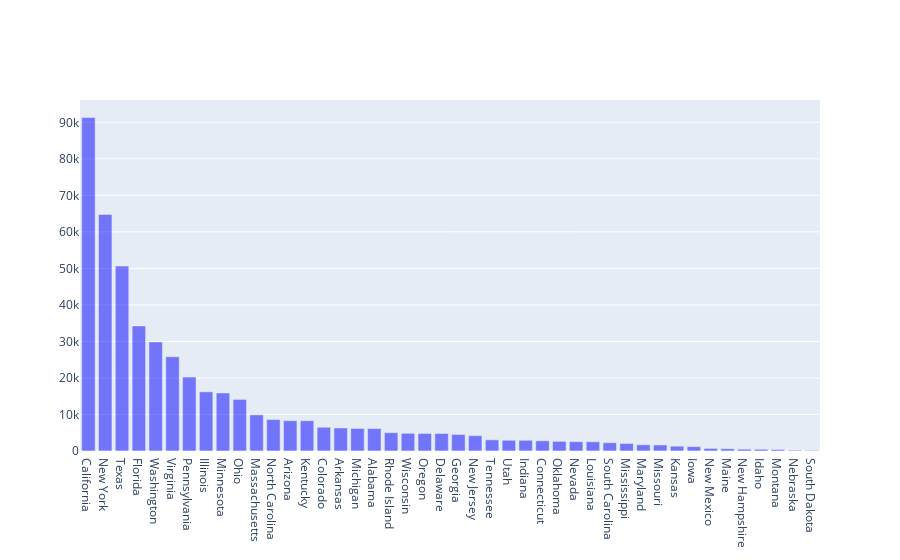

Here is the notebook cell this chart was saved with:
### Markdown cell above
## 1. Create an interactive bar chart showing total sales by State for2014.

### Code cell
df['Order Date'] = pd.to_datetime(df['Order Date'])
df['Ship Date'] = pd.to_datetime(df['Ship Date'])

df2014 = df[df['Order Date'].dt.year == 2014]

ventas_por_estado_2014 = df2014.groupby('State')['Sales'].sum().reset_index()
ventas_por_estado_2014 = ventas_por_estado_2014.sort_values(by='Sales', ascending=False)

trace1 = go.Bar(
    x=ventas_por_estado_2014['State'],
    y=ventas_por_estado_2014['Sales'],
    name='Total sales in 2014',
    marker=dict(color='rgba(0, 0, 255, 0.5)'),
    textangle=-45,  # Ajusta el ángulo de los textos de los estados en diagonal
    
)

data = [trace1]

layout = go.Layout(barmode="group")

fig = go.Figure(data=data, layout=layout)
fig.show()

### Figure 1 — Plotly figure (JSON) as saved in the notebook; plotly's stock layout.template omitted (floating-point values rounded to 4 significant figures)
{"data": [{"marker": {"color": "rgba(0, 0, 255, 0.5)"}, "name": "Total sales in 2014", "textangle": -45, "type": "bar", "x": ["California", "New York", "Texas", "Florida", "Washington", "Virginia", "Pennsylvania", "Illinois", "Minnesota", "Ohio", "Massachusetts", "North Carolina", "Arizona", "Kentucky", "Colorado", "Arkansas", "Michigan", "Alabama", "Rhode Island", "Wisconsin", "Oregon", "Delaware", "Georgia", "New Jersey", "Tennessee", "Utah", "Indiana", "Connecticut", "Oklahoma", "Nevada", "Louisiana", "South Carolina", "Mississippi", "Maryland", "Missouri", "Kansas", "Iowa", "New Mexico", "Maine", "New Hampshire", "Idaho", "Montana", "Nebraska", "South Dakota"], "y": [91300.0, 64790.0, 50630.0, 34250.0, 29870.0, 25800.0, 20250.0, 16200.0, 15880.0, 14130.0, 9900.0, 8621.0, 8295.0, 8280.0, 6502.0, 6303.0, 6172.0, 6139.0, 5016.0, 4848.0, 4808.0, 4786.0, 4540.0, 4192.0, 3052.0, 2944.0, 2937.0, 2794.0, 2639.0, 2561.0, 2535.0, 2271.0, 2055.0, 1701.0, 1648.0, 1320.0, 1191.0, 708.0, 617.1, 504.5, 465.2, 424.5, 210.0, 162.2]}], "layout": {"barmode": "group"}}
